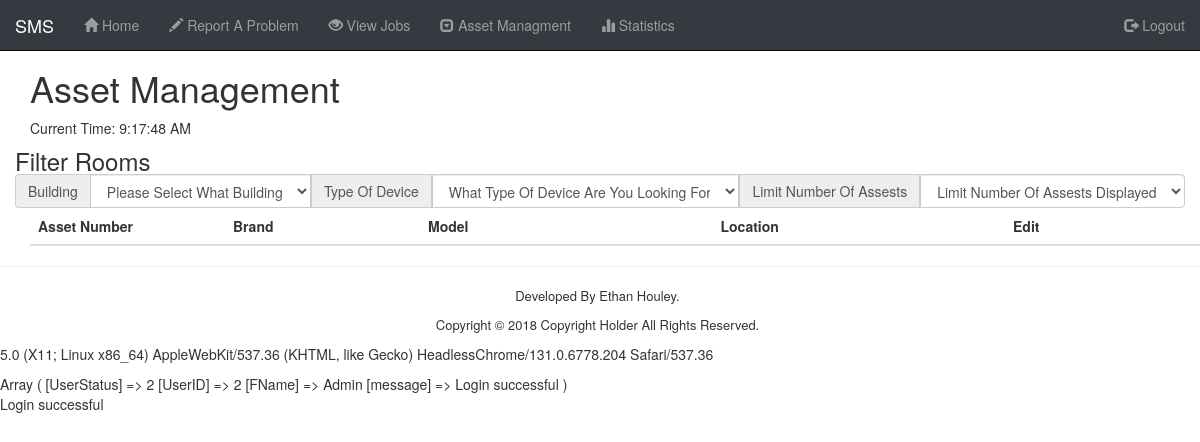
/View/View_Asset.php (signed in), run on an earlier commit of the app's database.
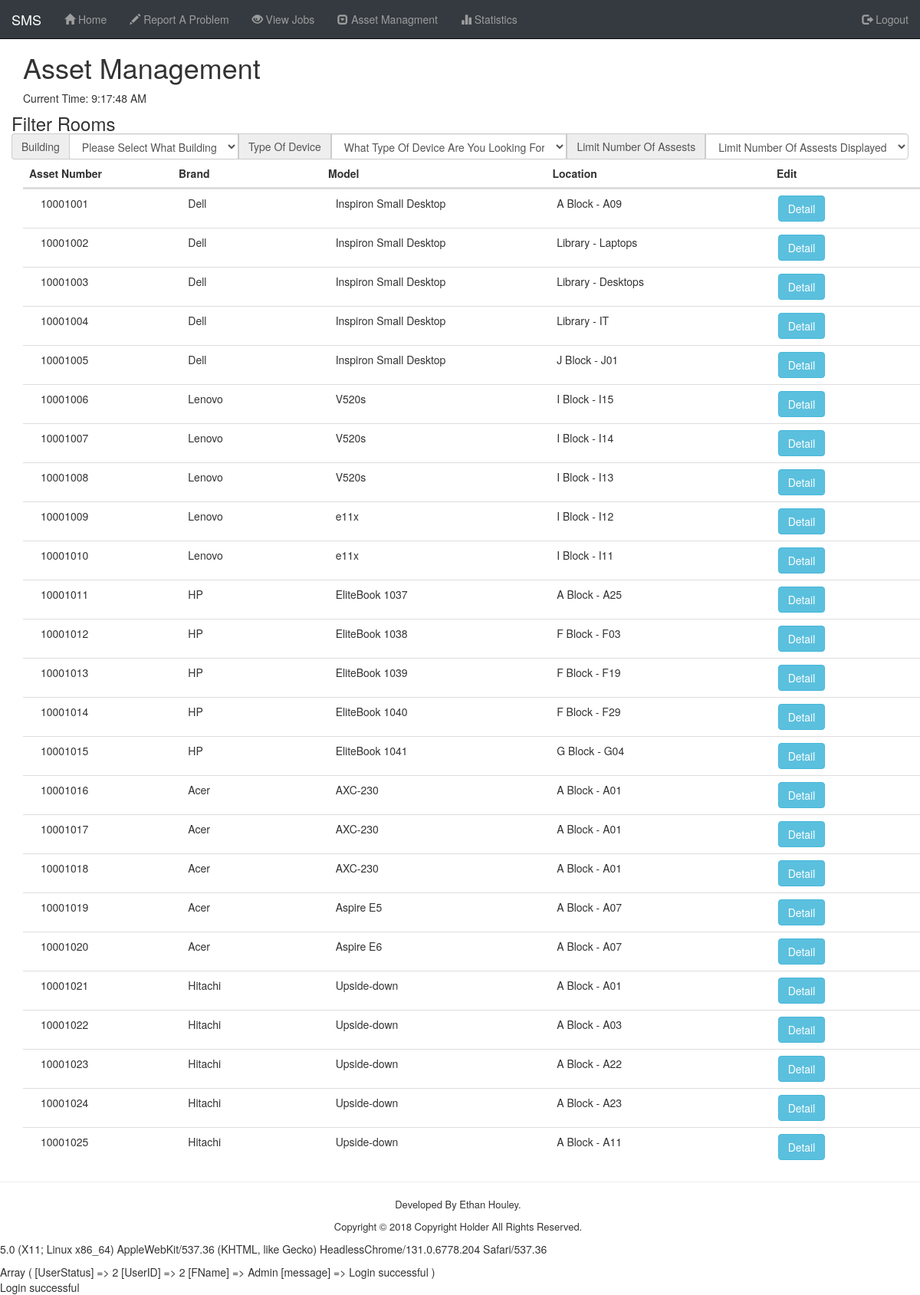
And on a later commit of the database.
### tables this page shows
CREATE TABLE `asset` (
  `AssetID` int(10) UNSIGNED NOT NULL,
  `Brand` varchar(25) NOT NULL,
  `Type` varchar(255) DEFAULT NULL,
  `Model` varchar(25) NOT NULL,
  `Serial_Number` varchar(255) NOT NULL,
  `DateIntroduced` date NOT NULL,
  `DateWrittenOff` date DEFAULT NULL,
  `RoomID` int(10) UNSIGNED DEFAULT NULL
);

CREATE TABLE `building` (
  `BuildingID` int(10) UNSIGNED NOT NULL,
  `BuildingName` varchar(255) NOT NULL
);

CREATE TABLE `rooms` (
  `RoomID` int(10) UNSIGNED NOT NULL,
  `RoomName` varchar(255) NOT NULL,
  `BuildingID` int(10) UNSIGNED NOT NULL
);

### Model/Functions.php (called while the page is built, shortened)
<?php
  function AssestInformation() {
    $AssetInfo = "SELECT * FROM asset INNER JOIN rooms ON asset.RoomID = rooms.RoomID INNER JOIN building ON rooms.BuildingID = building.BuildingID ";
    $conn = dbConnect();
    $stmt = $conn->prepare($AssetInfo);
    $stmt->execute();
    $AssetInfo = $stmt->fetchAll();
    return $AssetInfo;
  }
 ?>

### View/View_Asset.php (the view, shortened to what this page needs)
<?php
	require_once '../View/Include/Master_Include.php';
?>
<div class="Work_Around_Nav">
  <div class="container">
    <h1>Asset Management</h1>
  </div>
  <div class="container">
    <div class="row">
		<div class="No_Phone No_Tablet">
				<div class="row_heading">
			 <h3>Filter Rooms</h3>
		 </div>
		 <div class="input-group">
			 <span class="input-group-addon" id="basic-addon1">Building</span>
			 <select class="form-control" name="Building" id="BuildingNumber" onchange="GetRoomInfo(this.value)">
				 <option disabled selected>Please Select What Building </option>
				 <?php
				 echo "</select>";
				 ?>
				 <span class="input-group-addon" id="basic-addon1">Type Of Device</span>
				 <select class="form-control" name="Displayed" id="Displayed">
					 <option disabled selected>What Type Of Device Are You Looking For </option>
					 <?php
					 echo	'</select>';
					 ?>
				 <span class="input-group-addon" id="basic-addon1">Limit Number Of Assests</span>
				 <select class="form-control" name="Displayed" id="Displayed">
					 <option disabled selected>Limit Number Of Assests Displayed </option>
				 </select>
		 </div>
		 </div>
    </div>
    <div class="container">
      <div class="row">
          <div class="col-md-2 col-xs-4 Heading_Table">Asset Number</div>
          <div class="col-md-2 col-xs-3 Heading_Table">Brand</div>
          <div class="col-md-3 No_Phone No_Tablet Heading_Table">Model</div>
          <div class="col-md-3 col-xs-3 Heading_Table">Location</div>
          <div class="col-md-2 col-xs-2 Heading_Table">Edit</div>
      </div>
      <?php
        $AssetInfo = AssestInformation();
				$count = 0;
        foreach($AssetInfo as $row) {
          echo '<div class="Row_Table row" id="'.$count++.'">';
          echo '<div class="col-md-2 col-xs-4"> ' . $row['AssetID'] . ' </div>';
          echo '<div class="col-md-2 col-xs-3">' . $row['Brand'] . '</div>';
          echo '<div class="col-md-3 No_Phone No_Tablet">' . $row['Model'] . '</div>';
					echo '<div class="col-md-3 col-xs-3">'. $row['BuildingName'] . ' - ' . $row['RoomName'] . '</div>';
    			echo '<div class="col-md-2 col-xs-2"><button type="button" class="btn btn-ms btn-info" name="button" onclick="OpenAsset(this)" value="'. $row['AssetID'] .'" data-toggle="modal" data-target="#AssetInfo">Detail</button></div>';
          echo "</div>";
        }
      ?>
    </div>
  </div>
  <hr>
</div>

What changed in the data, as far as the page shows it:
added asset: AssetID "10001001", Brand "Dell", Model "Inspiron Small Desktop", building.BuildingName "A Block", RoomID.RoomName "A09"
added asset: AssetID "10001002", Brand "Dell", Model "Inspiron Small Desktop", building.BuildingName "Library", RoomID.RoomName "Laptops"
added asset: AssetID "10001003", Brand "Dell", Model "Inspiron Small Desktop", building.BuildingName "Library", RoomID.RoomName "Desktops"
added asset: AssetID "10001004", Brand "Dell", Model "Inspiron Small Desktop", building.BuildingName "Library", RoomID.RoomName "IT"
added asset: AssetID "10001005", Brand "Dell", Model "Inspiron Small Desktop", building.BuildingName "J Block", RoomID.RoomName "J01"
added asset: AssetID "10001006", Brand "Lenovo", Model "V520s", building.BuildingName "I Block", RoomID.RoomName "I15"
added asset: AssetID "10001007", Brand "Lenovo", Model "V520s", building.BuildingName "I Block", RoomID.RoomName "I14"
added asset: AssetID "10001008", Brand "Lenovo", Model "V520s", building.BuildingName "I Block", RoomID.RoomName "I13"
added asset: AssetID "10001009", Brand "Lenovo", Model "e11x", building.BuildingName "I Block", RoomID.RoomName "I12"
added asset: AssetID "10001010", Brand "Lenovo", Model "e11x", building.BuildingName "I Block", RoomID.RoomName "I11"
added asset: AssetID "10001011", Brand "HP", Model "EliteBook 1037", building.BuildingName "A Block", RoomID.RoomName "A25"
added asset: AssetID "10001012", Brand "HP", Model "EliteBook 1038", building.BuildingName "F Block", RoomID.RoomName "F03"
added asset: AssetID "10001013", Brand "HP", Model "EliteBook 1039", building.BuildingName "F Block", RoomID.RoomName "F19"
added asset: AssetID "10001014", Brand "HP", Model "EliteBook 1040", building.BuildingName "F Block", RoomID.RoomName "F29"
added asset: AssetID "10001015", Brand "HP", Model "EliteBook 1041", building.BuildingName "G Block", RoomID.RoomName "G04"
added asset: AssetID "10001016", Brand "Acer", Model "AXC-230", building.BuildingName "A Block", RoomID.RoomName "A01"
added asset: AssetID "10001017", Brand "Acer", Model "AXC-230", building.BuildingName "A Block", RoomID.RoomName "A01"
added asset: AssetID "10001018", Brand "Acer", Model "AXC-230", building.BuildingName "A Block", RoomID.RoomName "A01"
added asset: AssetID "10001019", Brand "Acer", Model "Aspire E5", building.BuildingName "A Block", RoomID.RoomName "A07"
added asset: AssetID "10001020", Brand "Acer", Model "Aspire E6", building.BuildingName "A Block", RoomID.RoomName "A07"
added asset: AssetID "10001021", Brand "Hitachi", Model "Upside-down", building.BuildingName "A Block", RoomID.RoomName "A01"
added asset: AssetID "10001022", Brand "Hitachi", Model "Upside-down", building.BuildingName "A Block", RoomID.RoomName "A03"
added asset: AssetID "10001023", Brand "Hitachi", Model "Upside-down", building.BuildingName "A Block", RoomID.RoomName "A22"
added asset: AssetID "10001024", Brand "Hitachi", Model "Upside-down", building.BuildingName "A Block", RoomID.RoomName "A23"
added asset: AssetID "10001025", Brand "Hitachi", Model "Upside-down", building.BuildingName "A Block", RoomID.RoomName "A11"
